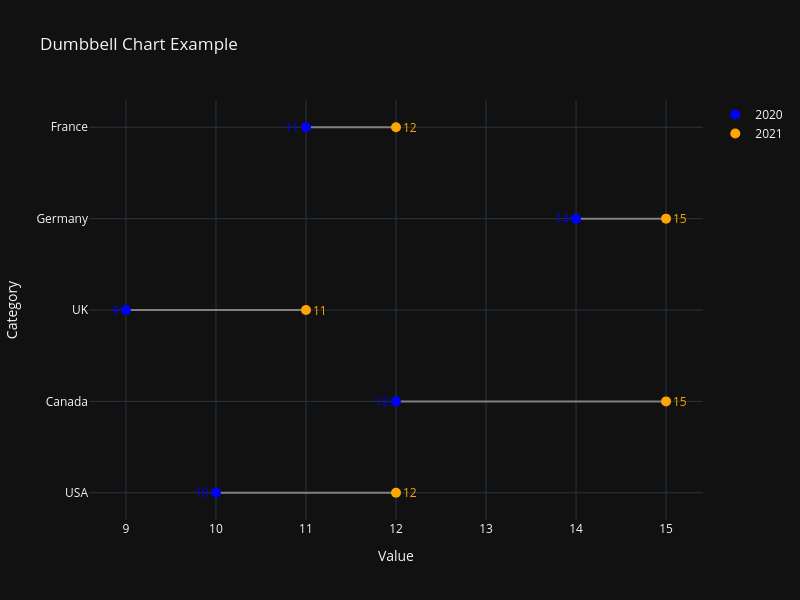

Notebook code for this chart:
### Markdown cell above
## Dumbbell Chart - Horizontal

### Code cell
dumbbell_df = pd.DataFrame({
    'Country': ['USA', 'Canada', 'UK', 'Germany', 'France'],
    '2020': [10, 12, 9, 14, 11],
    '2021': [12, 15, 11, 15, 12]
})

fig_dumbbell = pxx.dumbbell(df=dumbbell_df, 
                           categories_col='Country', 
                           values1_col='2020', 
                           values2_col='2021',
                           label1='2020',
                           label2='2021',
                           title='Dumbbell Chart Example',
                           width=800,
                           height=600,
                           template='plotly_dark')
fig_dumbbell.show()

### Figure 1 — Plotly figure (JSON) as saved in the notebook; plotly's stock layout.template omitted (floating-point values rounded to 4 significant figures)
{"data": [{"line": {"color": "gray", "width": 2}, "mode": "lines", "showlegend": false, "type": "scatter", "x": [10, 12], "y": ["USA", "USA"]}, {"line": {"color": "gray", "width": 2}, "mode": "lines", "showlegend": false, "type": "scatter", "x": [12, 15], "y": ["Canada", "Canada"]}, {"line": {"color": "gray", "width": 2}, "mode": "lines", "showlegend": false, "type": "scatter", "x": [9, 11], "y": ["UK", "UK"]}, {"line": {"color": "gray", "width": 2}, "mode": "lines", "showlegend": false, "type": "scatter", "x": [14, 15], "y": ["Germany", "Germany"]}, {"line": {"color": "gray", "width": 2}, "mode": "lines", "showlegend": false, "type": "scatter", "x": [11, 12], "y": ["France", "France"]}, {"marker": {"color": "blue", "size": 10}, "mode": "markers", "name": "2020", "showlegend": true, "type": "scatter", "x": [10, 12, 9, 14, 11], "y": ["USA", "Canada", "UK", "Germany", "France"]}, {"marker": {"color": "orange", "size": 10}, "mode": "markers", "name": "2021", "showlegend": true, "type": "scatter", "x": [12, 15, 11, 15, 12], "y": ["USA", "Canada", "UK", "Germany", "France"]}], "layout": {"annotations": [{"font": {"color": "blue"}, "showarrow": false, "text": "10", "x": 10, "xanchor": "right", "xshift": -5, "y": "USA", "yanchor": "middle"}, {"font": {"color": "orange"}, "showarrow": false, "text": "12", "x": 12, "xanchor": "left", "xshift": 5, "y": "USA", "yanchor": "middle"}, {"font": {"color": "blue"}, "showarrow": false, "text": "12", "x": 12, "xanchor": "right", "xshift": -5, "y": "Canada", "yanchor": "middle"}, {"font": {"color": "orange"}, "showarrow": false, "text": "15", "x": 15, "xanchor": "left", "xshift": 5, "y": "Canada", "yanchor": "middle"}, {"font": {"color": "blue"}, "showarrow": false, "text": "9", "x": 9, "xanchor": "right", "xshift": -5, "y": "UK", "yanchor": "middle"}, {"font": {"color": "orange"}, "showarrow": false, "text": "11", "x": 11, "xanchor": "left", "xshift": 5, "y": "UK", "yanchor": "middle"}, {"font": {"color": "blue"}, "showarrow": false, "text": "14", "x": 14, "xanchor": "right", "xshift": -5, "y": "Germany", "yanchor": "middle"}, {"font": {"color": "orange"}, "showarrow": false, "text": "15", "x": 15, "xanchor": "left", "xshift": 5, "y": "Germany", "yanchor": "middle"}, {"font": {"color": "blue"}, "showarrow": false, "text": "11", "x": 11, "xanchor": "right", "xshift": -5, "y": "France", "yanchor": "middle"}, {"font": {"color": "orange"}, "showarrow": false, "text": "12", "x": 12, "xanchor": "left", "xshift": 5, "y": "France", "yanchor": "middle"}], "height": 600, "title": {"text": "Dumbbell Chart Example"}, "width": 800, "xaxis": {"title": {"text": "Value"}}, "yaxis": {"title": {"text": "Category"}}}}
